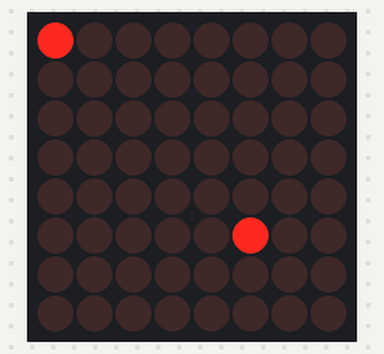
The program below on a simulated Arduino Uno, built with avr-gcc and run on an emulated ATmega328P. Parts: 8×8 LED matrix.

Above: at 0.1 s.
At 1.1 s:
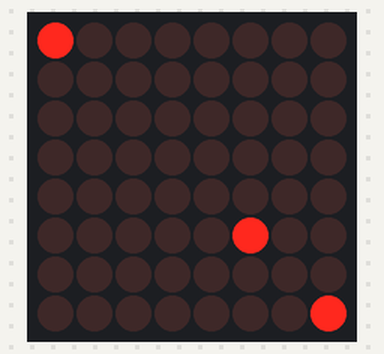
At 2.1 s:
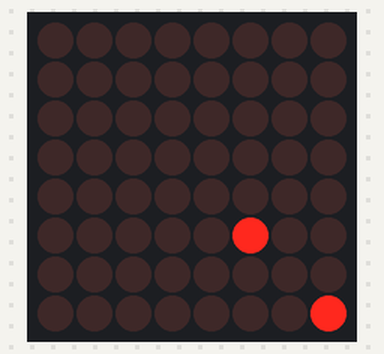
At 3.1 s:
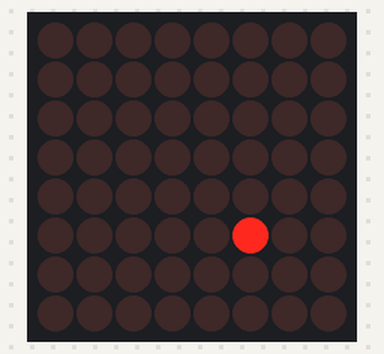

The program:

main.cpp
```cpp
// 8x8 LED
#include <Arduino.h>
#include "LedControl.h"
#include "binary.h"

#define DIN 12 // pin 12
#define CLK 11 // pin 13
#define CS 10  // pin 14
// put function declarations here:
int myFunction(int, int);

LedControl lc = LedControl(DIN, CLK, CS);
void setup()
{
  // put your setup code here, to run once:
  lc.shutdown(0, false);
  lc.setIntensity(0, 8);
  lc.clearDisplay(0);
  lc.setLed(0, 5, 5, true);
}

void loop()
{
  // put your main code here, to run repeatedly:
  lc.setLed(0, 0, 0, true);
  delay(1000);
  lc.setLed(0, 7, 7, true);
  delay(1000);
  lc.setLed(0, 0, 0, false);
  delay(1000);
  lc.setLed(0, 7, 7, false);
  delay(1000);
}
```

Measured:
- by itself, everything shown: repeats every 4.0 s, in 4 steps
- what the display in image 1 shows lasts 1.0 s, from 1.0 s to 2.0 s
